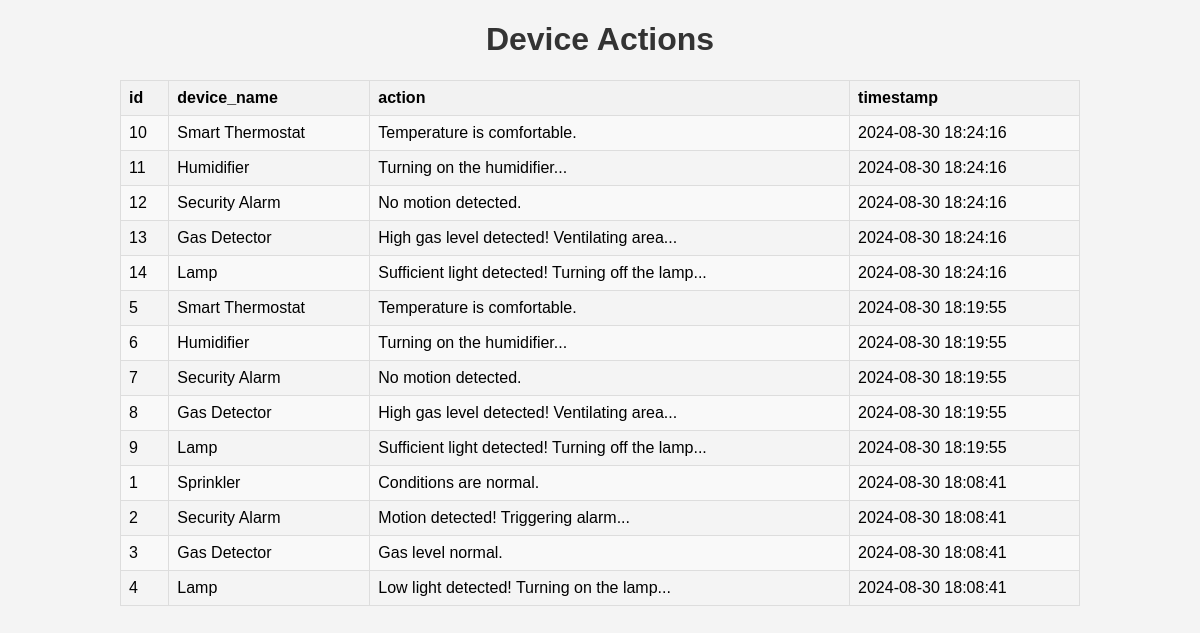
Screenshot of /device_actions with the database file from the repository.
### tables this page shows
CREATE TABLE device_actions (
                id INTEGER PRIMARY KEY AUTOINCREMENT,
                device_name TEXT NOT NULL,
                action TEXT NOT NULL,
                timestamp TEXT NOT NULL
            );

### app.py (the view)
@app.route('/device_actions')
def device_actions():
    actions = DeviceAction.get_all()
    return render_template('data.html', data=actions, title="Device Actions")

### home_monitoring/database.py (called while the page is built)
def get_db_connection():
    conn = sqlite3.connect('home_monitoring.db')
    conn.row_factory = sqlite3.Row
    return conn

### home_monitoring/models.py (called while the page is built)
    @staticmethod
    def get_all():
        conn = get_db_connection()
        cursor = conn.cursor()
        cursor.execute('SELECT * FROM device_actions ORDER BY timestamp DESC')
        actions = cursor.fetchall()
        conn.close()
        return actions

### templates/data.html (shortened to what this page needs)
<!DOCTYPE html>
<html lang="en">
<head>
    <link rel="stylesheet" href="{{ url_for('static', filename='styles.css') }}">
</head>
<body>
    <div class="container">
        <h1>{{ title }}</h1>
        <table>
            <thead>
                <tr>
                    {% for column in data[0].keys() %}
                    <th>{{ column }}</th>
                    {% endfor %}
                </tr>
            </thead>
            <tbody id="data-table">
                {% for row in data %}
                <tr>
                    {% for value in row %}
                    <td>{{ value }}</td>
                    {% endfor %}
                </tr>
                {% endfor %}
            </tbody>
        </table>
    </div>
</body>
</html>

### static/styles.css (style rules this page uses)
body { font-family: Arial, sans-serif; background-color: #f4f4f4; margin: 0; padding: 0; }
.container { width: 80%; margin: auto; overflow: hidden; }
h1, h2 { color: #333; text-align: center; }
table { width: 100%; margin-top: 20px; border-collapse: collapse; }
table, th, td { border: 1px solid #ddd; }
th, td { padding: 8px; text-align: left; }
th { background-color: #f2f2f2; }
tbody tr:nth-child(odd) { background-color: #f9f9f9; }

### rows the page displays
device_actions: row "10", device_name "Smart Thermostat", action "Temperature is comfortable.", timestamp "2024-08-30 18:24:16"
device_actions: row "11", device_name "Humidifier", action "Turning on the humidifier...", timestamp "2024-08-30 18:24:16"
device_actions: row "12", device_name "Security Alarm", action "No motion detected.", timestamp "2024-08-30 18:24:16"
device_actions: row "13", device_name "Gas Detector", action "High gas level detected! Ventilating area...", timestamp "2024-08-30 18:24:16"
device_actions: row "14", device_name "Lamp", action "Sufficient light detected! Turning off the lamp...", timestamp "2024-08-30 18:24:16"
device_actions: row "5", device_name "Smart Thermostat", action "Temperature is comfortable.", timestamp "2024-08-30 18:19:55"
device_actions: row "6", device_name "Humidifier", action "Turning on the humidifier...", timestamp "2024-08-30 18:19:55"
device_actions: row "7", device_name "Security Alarm", action "No motion detected.", timestamp "2024-08-30 18:19:55"
device_actions: row "8", device_name "Gas Detector", action "High gas level detected! Ventilating area...", timestamp "2024-08-30 18:19:55"
device_actions: row "9", device_name "Lamp", action "Sufficient light detected! Turning off the lamp...", timestamp "2024-08-30 18:19:55"
device_actions: row "1", device_name "Sprinkler", action "Conditions are normal.", timestamp "2024-08-30 18:08:41"
device_actions: row "2", device_name "Security Alarm", action "Motion detected! Triggering alarm...", timestamp "2024-08-30 18:08:41"
device_actions: row "3", device_name "Gas Detector", action "Gas level normal.", timestamp "2024-08-30 18:08:41"
device_actions: row "4", device_name "Lamp", action "Low light detected! Turning on the lamp...", timestamp "2024-08-30 18:08:41"

### other values shown
{{ title }} "Device Actions"
{{ column }} "id" "device_name" "action" "timestamp"
